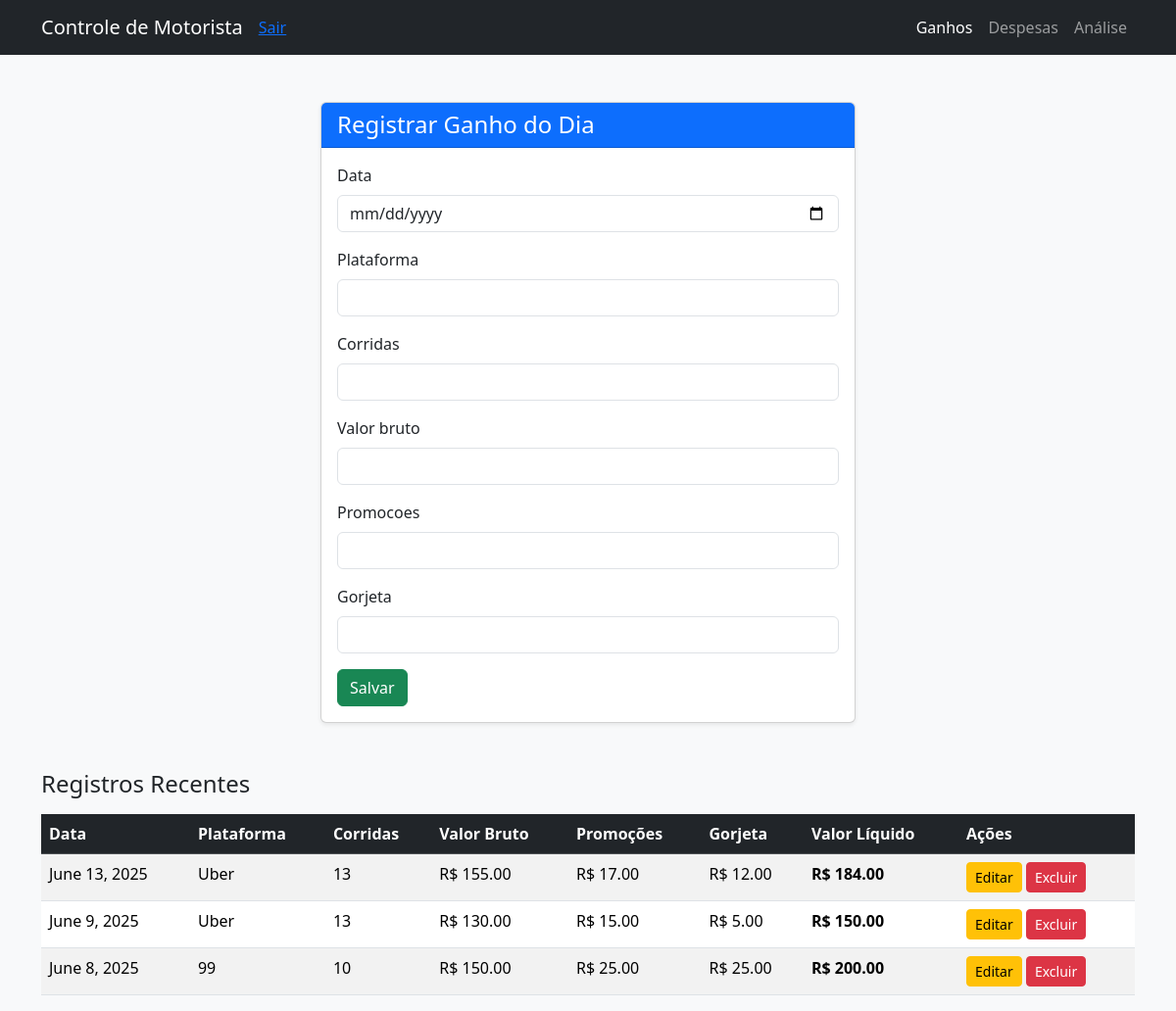
The app's page / (signed in) with its own data.
### registros/models.py (models this page shows, shortened)
class RegistroGanho(models.Model):
    user = models.ForeignKey(User, on_delete=models.CASCADE)
    data = models.DateField()
    plataforma = models.CharField(max_length=100)
    corridas = models.PositiveIntegerField()
    valor_bruto = models.DecimalField(max_digits=10, decimal_places=2)
    promocoes = models.DecimalField(max_digits=10, decimal_places=2)
    gorjeta = models.DecimalField(max_digits=10, decimal_places=2)
    @property
    def valor_liquido(self):
        return self.valor_bruto + self.promocoes + self.gorjeta

### registros/views.py (the view)
# urls.py: path('', views.registrar_ganho, name='registrar_ganho'),
@login_required
def registrar_ganho(request):
    if request.method == 'POST':
        form = RegistroGanhoForm(request.POST)
        if form.is_valid():
            ganho = form.save(commit=False)
            ganho.user = request.user
            ganho.save()
            return redirect('registrar_ganho')
    else:
        form = RegistroGanhoForm()
    registros = RegistroGanho.objects.filter(user=request.user).order_by('-data')
    return render(request, 'registros/formulario.html', {
        'form': form,
        'registros': registros
    })

### registros/forms.py
class RegistroGanhoForm(forms.ModelForm):
    class Meta:
        model = RegistroGanho
        fields = ['data', 'plataforma', 'corridas', 'valor_bruto', 'promocoes', 'gorjeta']
        widgets = {
            'data': forms.DateInput(attrs={'type': 'date', 'class': 'form-control'}),
            'plataforma': forms.TextInput(attrs={'class': 'form-control'}),
            'corridas': forms.NumberInput(attrs={'class': 'form-control'}),
            'valor_bruto': forms.NumberInput(attrs={'class': 'form-control'}),
            'promocoes': forms.NumberInput(attrs={'class': 'form-control'}),
            'gorjeta': forms.NumberInput(attrs={'class': 'form-control'}),
        }

### registros/templates/registros/formulario.html (shortened to what this page needs)
<!DOCTYPE html>
<html lang="pt-br">
<head>
    <link href="https://cdn.jsdelivr.net/npm/bootstrap@5.3.2/dist/css/bootstrap.min.css" rel="stylesheet">
</head>
<body class="bg-light">
<nav class="navbar navbar-expand-lg navbar-dark bg-dark mb-4">
  <div class="container">
    <a class="navbar-brand" href="#">Controle de Motorista</a>
    <div class="collapse navbar-collapse">
        <a href="{% url 'logout' %}">Sair</a>
      <ul class="navbar-nav ms-auto">
        <li class="nav-item"><a class="nav-link active" href="#">Ganhos</a></li>
        <li class="nav-item"><a class="nav-link" href="{% url 'registrar_despesa' %}">Despesas</a></li>
        <li class="nav-item"><a class="nav-link" href="{% url 'analise_faturamento' %}">Análise</a></li>
      </ul>
    </div>
  </div>
</nav>
    <div class="container mt-5">
        <div class="row justify-content-center">
            <div class="col-md-6">
                <div class="card shadow-sm">
                    <div class="card-header bg-primary text-white">
                        <h4 class="mb-0">Registrar Ganho do Dia</h4>
                    </div>
                    <div class="card-body">
                        <form method="post">
                            {% for field in form %}
                            <div class="mb-3">
                                <label class="form-label">{{ field.label }}</label>
                                {{ field }}
                            </div>
                            {% endfor %}
                            <button type="submit" class="btn btn-success">Salvar</button>
                        </form>
                    </div>
                </div>
            </div>
        </div>
        {% if registros %}
        <div class="mt-5">
            <h4>Registros Recentes</h4>
            <table class="table table-striped table-hover mt-3">
                <thead class="table-dark">
                    <tr>
                        <th>Data</th>
                        <th>Plataforma</th>
                        <th>Corridas</th>
                        <th>Valor Bruto</th>
                        <th>Promoções</th>
                        <th>Gorjeta</th>
                        <th>Valor Líquido</th>
                        <th>Ações</th>
                    </tr>
                </thead>
                <tbody>
                    {% for registro in registros %}
                    <tr>
                        <td>{{ registro.data }}</td>
                        <td>{{ registro.plataforma }}</td>
                        <td>{{ registro.corridas }}</td>
                        <td>R$ {{ registro.valor_bruto }}</td>
                        <td>R$ {{ registro.promocoes }}</td>
                        <td>R$ {{ registro.gorjeta }}</td>
                        <td><strong>R$ {{ registro.valor_liquido }}</strong></td>
                        <td>
                            <a href="{% url 'editar_registro' registro.pk %}" class="btn btn-sm btn-warning">Editar</a>
                            <a href="{% url 'excluir_registro' registro.pk %}" class="btn btn-sm btn-danger"
                                onclick="return confirm('Tem certeza que deseja excluir?');">Excluir</a>
                        </td>
                    </tr>
                    {% endfor %}
                </tbody>
            </table>
        </div>
        {% endif %}
    </div>
</body>
</html>

### records on screen
RegistroGanho: data "June 13, 2025", plataforma "Uber", corridas "13", valor_bruto "155.00", promocoes "17.00", gorjeta "12.00", valor_liquido "184.00"
RegistroGanho: data "June 9, 2025", plataforma "Uber", corridas "13", valor_bruto "130.00", promocoes "15.00", gorjeta "5.00", valor_liquido "150.00"
RegistroGanho: data "June 8, 2025", plataforma "99", corridas "10", valor_bruto "150.00", promocoes "25.00", gorjeta "25.00", valor_liquido "200.00"

### other values on screen
{{ field.label }} "Data" "Plataforma" "Corridas" "Valor bruto" "Promocoes" "Gorjeta"
